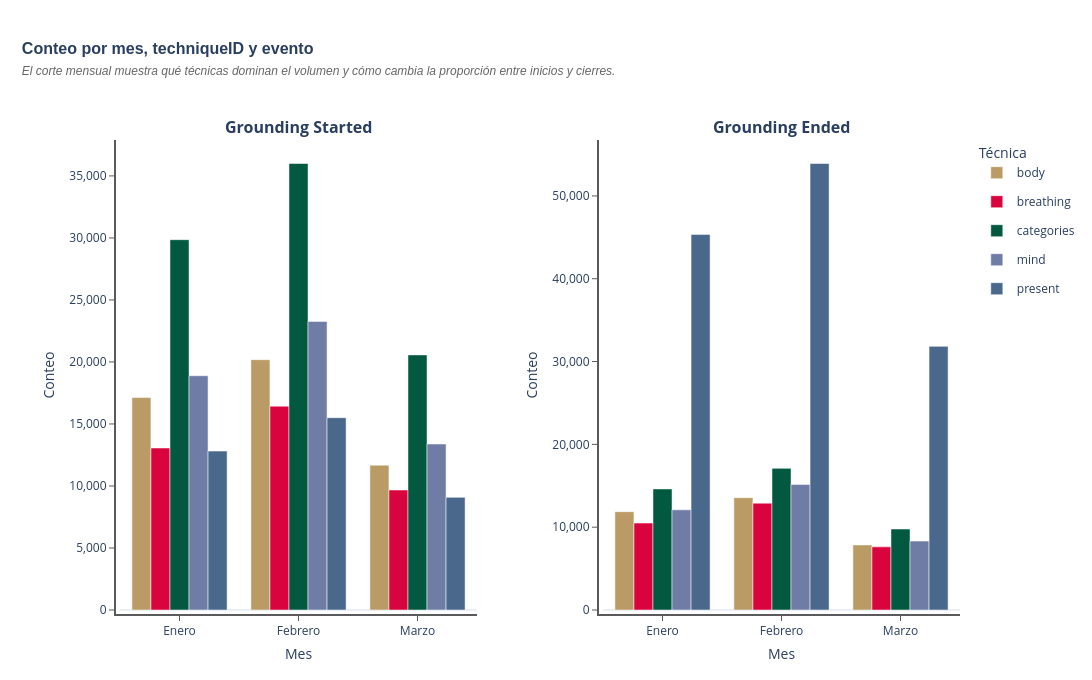

The code cell stored with this chart in its notebook:
### Code cell
from plotly.subplots import make_subplots
import plotly.graph_objects as go

#? Visualizacion con Plotly de la agrupacion por mes y techniqueID
agrupacion_mes_plot = agrupacion_mes.melt(
    id_vars=['mes_num', 'nombre_mes', 'techniqueID'],
    value_vars=['Grounding Started', 'Grounding Ended'],
    var_name='event', value_name='conteo'
)

#? Filtrar solo hasta marzo (mes_num <= 3)
agrupacion_mes_plot = agrupacion_mes_plot[agrupacion_mes_plot['mes_num'] <= 3]
orden_meses_filtrado = [m for m in orden_meses if m in agrupacion_mes_plot['nombre_mes'].values]

events = ['Grounding Started', 'Grounding Ended']
fig = make_subplots(
    rows=1, cols=2,
    subplot_titles=[f'<b>{e}</b>' for e in events],
    horizontal_spacing=0.15
)

techniques = agrupacion_mes_plot['techniqueID'].unique()
shown_legends = set()

for col_idx, event in enumerate(events, start=1):
    event_data = agrupacion_mes_plot[agrupacion_mes_plot['event'] == event]
    for tech in techniques:
        tech_data = (event_data[event_data['techniqueID'] == tech]
                     .set_index('nombre_mes')
                     .reindex(orden_meses_filtrado)
                     .reset_index())
        show_legend = tech not in shown_legends
        shown_legends.add(tech)
        fig.add_trace(
            go.Bar(
                x=tech_data['nombre_mes'],
                y=tech_data['conteo'],
                name=tech,
                legendgroup=tech,
                showlegend=show_legend,
                marker_color=TECHNIQUE_COLORS.get(tech),
            ),
            row=1, col=col_idx
        )

fig.update_layout(barmode='group')
apply_dashboard_theme(
    fig,
    'Conteo por mes, techniqueID y evento',
    'El corte mensual muestra qué técnicas dominan el volumen y cómo cambia la proporción entre inicios y cierres.',
    height=680,
)
fig.update_layout(legend_title='Técnica', hovermode='closest')
fig.update_xaxes(title='Mes', showgrid=False, showline=True, linecolor=COLOR_LINE, linewidth=2, ticks='outside', tickcolor=COLOR_LINE)
fig.update_yaxes(title='Conteo', showgrid=False, showline=True, linecolor=COLOR_LINE, linewidth=2, ticks='outside', tickcolor=COLOR_LINE, tickformat=',.0f')
fig.show()

### Figure 1 — Plotly figure (JSON) as saved in the notebook; plotly's stock layout.template omitted (floating-point values rounded to 4 significant figures)
{"data": [{"legendgroup": "body", "marker": {"color": "#BA9B65"}, "name": "body", "showlegend": true, "x": ["Enero", "Febrero", "Marzo"], "y": [17127, 20183, 11678], "type": "bar", "xaxis": "x", "yaxis": "y"}, {"legendgroup": "breathing", "marker": {"color": "#D9043D"}, "name": "breathing", "showlegend": true, "x": ["Enero", "Febrero", "Marzo"], "y": [13062, 16434, 9674], "type": "bar", "xaxis": "x", "yaxis": "y"}, {"legendgroup": "categories", "marker": {"color": "#025940"}, "name": "categories", "showlegend": true, "x": ["Enero", "Febrero", "Marzo"], "y": [29859, 36001, 20568], "type": "bar", "xaxis": "x", "yaxis": "y"}, {"legendgroup": "mind", "marker": {"color": "#6F7DA6"}, "name": "mind", "showlegend": true, "x": ["Enero", "Febrero", "Marzo"], "y": [18889, 23266, 13384], "type": "bar", "xaxis": "x", "yaxis": "y"}, {"legendgroup": "present", "marker": {"color": "#4A678C"}, "name": "present", "showlegend": true, "x": ["Enero", "Febrero", "Marzo"], "y": [12812, 15505, 9084], "type": "bar", "xaxis": "x", "yaxis": "y"}, {"legendgroup": "body", "marker": {"color": "#BA9B65"}, "name": "body", "showlegend": false, "x": ["Enero", "Febrero", "Marzo"], "y": [11870, 13563, 7859], "type": "bar", "xaxis": "x2", "yaxis": "y2"}, {"legendgroup": "breathing", "marker": {"color": "#D9043D"}, "name": "breathing", "showlegend": false, "x": ["Enero", "Febrero", "Marzo"], "y": [10494, 12899, 7624], "type": "bar", "xaxis": "x2", "yaxis": "y2"}, {"legendgroup": "categories", "marker": {"color": "#025940"}, "name": "categories", "showlegend": false, "x": ["Enero", "Febrero", "Marzo"], "y": [14616, 17102, 9777], "type": "bar", "xaxis": "x2", "yaxis": "y2"}, {"legendgroup": "mind", "marker": {"color": "#6F7DA6"}, "name": "mind", "showlegend": false, "x": ["Enero", "Febrero", "Marzo"], "y": [12095, 15163, 8322], "type": "bar", "xaxis": "x2", "yaxis": "y2"}, {"legendgroup": "present", "marker": {"color": "#4A678C"}, "name": "present", "showlegend": false, "x": ["Enero", "Febrero", "Marzo"], "y": [45351, 53913, 31834], "type": "bar", "xaxis": "x2", "yaxis": "y2"}], "layout": {"xaxis": {"anchor": "y", "domain": [0.0, 0.425], "title": {"text": "Mes"}, "showgrid": false, "showline": true, "linecolor": "#5A5A5C", "linewidth": 2, "ticks": "outside", "tickcolor": "#5A5A5C"}, "yaxis": {"anchor": "x", "domain": [0.0, 1.0], "title": {"text": "Conteo"}, "showgrid": false, "showline": true, "linecolor": "#5A5A5C", "linewidth": 2, "ticks": "outside", "tickcolor": "#5A5A5C", "tickformat": ",.0f"}, "xaxis2": {"anchor": "y2", "domain": [0.575, 1.0], "title": {"text": "Mes"}, "showgrid": false, "showline": true, "linecolor": "#5A5A5C", "linewidth": 2, "ticks": "outside", "tickcolor": "#5A5A5C"}, "yaxis2": {"anchor": "x2", "domain": [0.0, 1.0], "title": {"text": "Conteo"}, "showgrid": false, "showline": true, "linecolor": "#5A5A5C", "linewidth": 2, "ticks": "outside", "tickcolor": "#5A5A5C", "tickformat": ",.0f"}, "annotations": [{"font": {"size": 16}, "showarrow": false, "text": "<b>Grounding Started</b>", "x": 0.2125, "xanchor": "center", "xref": "paper", "y": 1.0, "yanchor": "bottom", "yref": "paper"}, {"font": {"size": 16}, "showarrow": false, "text": "<b>Grounding Ended</b>", "x": 0.7875, "xanchor": "center", "xref": "paper", "y": 1.0, "yanchor": "bottom", "yref": "paper"}], "barmode": "group", "title": {"font": {"size": 16, "family": "Arial"}, "text": "<b>Conteo por mes, techniqueID y evento</b><br><i><span style='font-size:12px;font-weight:200;color:#666'>El corte mensual muestra qué técnicas dominan el volumen y cómo cambia la proporción entre inicios y cierres.</span></i>", "x": 0.02, "xanchor": "left", "y": 0.92}, "margin": {"l": 120, "r": 120, "b": 70, "t": 140, "pad": 4}, "autosize": false, "width": 1200, "height": 680, "paper_bgcolor": "white", "plot_bgcolor": "white", "legend": {"title": {"text": "Técnica"}}, "hovermode": "closest"}}
